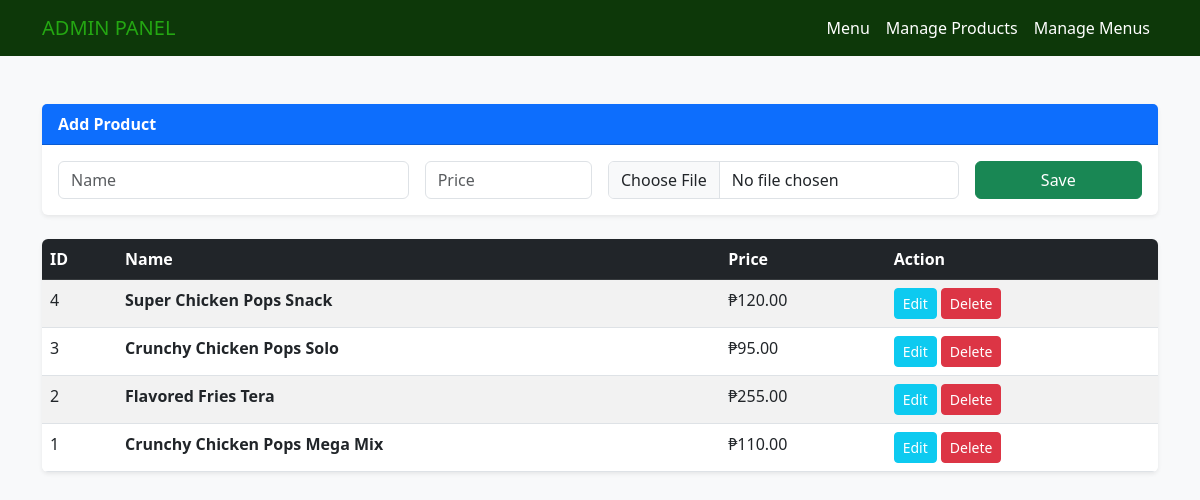
/manage.php, run on the app's committed database.
### tables this page shows
CREATE TABLE `products` (
  `ID` int(11) NOT NULL,
  `Name` varchar(128) NOT NULL,
  `Price` decimal(5,2) NOT NULL,
  `ImagePath` varchar(255) NOT NULL
);

### manage.php (the view, shortened to what this page needs)
<?php
include "db_conn.php";
$edit = null;
?>
<!DOCTYPE html>
<html lang="en">
<head>
    <link href="https://cdn.jsdelivr.net/npm/bootstrap@5.3.0/dist/css/bootstrap.min.css" rel="stylesheet">
    <link rel="stylesheet" href="stylesheet.css">
</head>
<body class="bg-light">
<nav class="navbar navbar-expand-lg">
  <div class="container">
    <a class="navbar-brand" href="index.php">ADMIN PANEL</a>
    <div class="navbar-nav ms-auto">
      <a class="nav-link" href="index.php">Menu</a>
      <a class="nav-link active" href="manage.php">Manage Products</a>
      <a class="nav-link" href="manage_menu.php">Manage Menus</a>
    </div>
  </div>
</nav>
<div class="container mt-5">
    <div class="card mb-4 shadow-sm border-0">
        <div class="card-header bg-primary text-white fw-bold"><?= $edit ? 'Edit' : 'Add' ?> Product</div>
        <div class="card-body">
            <form method="post" class="row g-3">
                <div class="col-md-4">
                    <input type="text" name="Name" class="form-control" placeholder="Name" value="<?= $edit['Name'] ?? '' ?>" required>
                </div>
                <div class="col-md-2">
                    <input type="number" step="0.01" name="Price" class="form-control" placeholder="Price" value="<?= $edit['Price'] ?? '' ?>" required>
                </div>
                <div class="col-md-4">
                    <input type="file" name="ImagePath" class="form-control" accept="image/*">
                </div>
                <div class="col-md-2">
                    <button type="submit" name="save" class="btn btn-success w-100">Save</button>
                </div>
            </form>
        </div>
    </div>
    <table class="table table-striped bg-white shadow-sm rounded overflow-hidden">
        <thead class="table-dark">
            <tr><th>ID</th><th>Name</th><th>Price</th><th>Action</th></tr>
        </thead>
        <tbody>
            <?php
            $res = $conn->query("SELECT * FROM products ORDER BY ID DESC")->fetchAll();
            foreach ($res as $row): ?>
            <tr>
                <td><?= $row['ID'] ?></td>
                <td class="fw-bold"><?= htmlspecialchars($row['Name']) ?></td>
                <td>₱<?= number_format($row['Price'], 2) ?></td>
                <td>
                    <a href="?edit=<?= $row['ID'] ?>" class="btn btn-sm btn-info text-white">Edit</a>
                    <a href="?del=<?= $row['ID'] ?>" class="btn btn-sm btn-danger" onclick="return confirm('Delete this product?')">Delete</a>
                </td>
            </tr>
            <?php endforeach; ?>
        </tbody>
    </table>
</div>
</body>
</html>

### stylesheet.css (style rules this page uses)
:root { --pc-green: #007a33; }
.navbar { background-color: #0d3809; }
.navbar-brand { color: #24a712; font-weight: 500; }
.navbar .nav-link { color: #fff !important; font-weight: 500; }

### data on the page
products: ID "4", Name "Super Chicken Pops Snack", Price "120.00"
products: ID "3", Name "Crunchy Chicken Pops Solo", Price "95.00"
products: ID "2", Name "Flavored Fries Tera", Price "255.00"
products: ID "1", Name "Crunchy Chicken Pops Mega Mix", Price "110.00"
